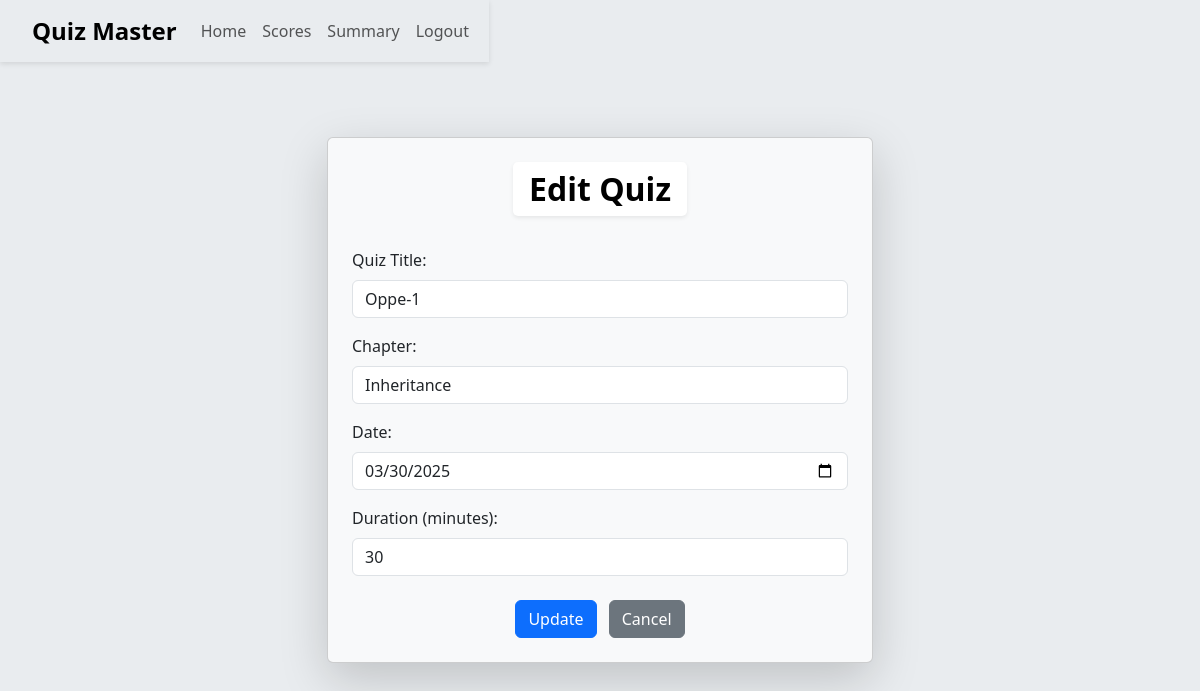
The page /chapter/1/quiz/1/edit (signed in) on the database its author committed.
### models/models.py (models this page shows)
class Quiz(db.Model):
    __tablename__ = "quizzes"
    id = db.Column(db.Integer, primary_key=True)
    title = db.Column(db.String(50), nullable=False)
    date = db.Column(db.String(50), nullable=False)
    duration = db.Column(db.Integer, nullable=False)
    chapter_id = db.Column(db.Integer, db.ForeignKey('chapters.id'), nullable=False)
    quiz_to_question = db.relationship(
        'Question',
        backref='quiz',
        lazy=True,
        cascade="all, delete-orphan"
    )

class Chapter(db.Model):
    __tablename__ = "chapters"
    id = db.Column(db.Integer, primary_key=True)
    name = db.Column(db.String(70), unique=True, nullable=False)
    title = db.Column(db.String(50), nullable=True)
    statement = db.Column(db.String(150))
    description = db.Column(db.String(200))
    num_questions = db.Column(db.Integer, default=0)
    subject_id = db.Column(db.Integer, db.ForeignKey('subjects.id'), nullable=False)
    chap_to_quiz = db.relationship(
        'Quiz',
        backref='chapter',
        lazy=True,
        cascade="all, delete-orphan"
    )

### controllers/routes.py (the view)
    @app.route('/chapter/<int:chapter_id>/quiz/<int:quiz_id>/edit')
    @required_auth
    def Edit_quiz(chapter_id, quiz_id):
        chapter = Chapter.query.get_or_404(chapter_id)
        quiz = Quiz.query.get_or_404(quiz_id)
        chapters = Chapter.query.filter_by(subject_id=chapter.subject_id).all()
        return render_template('Quiz/edit_quiz.html', chapter=chapter, quiz=quiz, chapters=chapters, user=User.query.get(session['user_id']))

### controllers/routes.py (called while the page is built)
def required_auth(func):
   @wraps(func)
   def inner(*args, **kwargs):
      if 'user_id' not in session:
       return redirect(url_for('Login'))
      return func(*args, **kwargs)
   return inner

### templates/Quiz/edit_quiz.html (shortened to what this page needs)
{% extends "Layout.html" %}
{% block content %}
    <div class="container d-flex justify-content-center align-items-center vh-100">
        <div class="card p-4 shadow-lg" style="width: 50%; background-color: #f8f9fa;">
            <div class="text-center mb-4">
                <h1 class="fw-bold px-3 py-2 shadow-sm d-inline-block"
                    style="background-color: white; color: black; border-radius: 5px;">
                    Edit Quiz
                </h1>
            </div>
            <form method="post" action="{{ url_for('Edit_quiz_post', chapter_id=quiz.chapter_id, quiz_id=quiz.id) }}">
                <div class="form-group mb-3">
                    <label for="title" class="form-label">Quiz Title:</label>
                    <input type="text" class="form-control" id="title" name="title" value="{{ quiz.title }}" required>
                </div>
                <div class="form-group mb-3">
                    <label for="chapter" class="form-label">Chapter:</label>
                    <select class="form-control" id="chapter" name="chapter_id" required>
                        {% for chapter in chapters %}
                            <option value="{{ chapter.id }}" {% if chapter.id == quiz.chapter_id %}selected{% endif %}>
                                {{ chapter.name }}
                            </option>
                        {% endfor %}
                    </select>
                </div>
                <div class="form-group mb-3">
                    <label for="date" class="form-label">Date:</label>
                    <input type="date" class="form-control" id="date" name="date" value="{{ quiz.date }}" required>
                </div>
                <div class="form-group mb-3">
                    <label for="duration" class="form-label">Duration (minutes):</label>
                    <input type="number" class="form-control" id="duration" name="duration" value="{{ quiz.duration }}" required>
                </div>
                <div class="text-center mt-4">
                    <button type="submit" class="btn btn-primary me-2">Update</button>
                    <a href="javascript:history.back()" class="btn btn-secondary">Cancel</a>
                </div>
            </form>
        </div>
    </div>
{% endblock %}

### templates/Layout.html (style rules this page uses)
body { margin: 0; padding: 0; }

### templates/Quiz/edit_quiz.html (style rules this page uses)
body { background-color: #e9ecef; }
h1 { font-size: 2rem; box-shadow: 0px 4px 8px rgba(0, 0, 0, 0.2); }
.card { max-width: 550px; }

### rows shown on the page
Quiz: title "Oppe-1", chapter_id "Inheritance", date "03/30/2025", duration "30"
